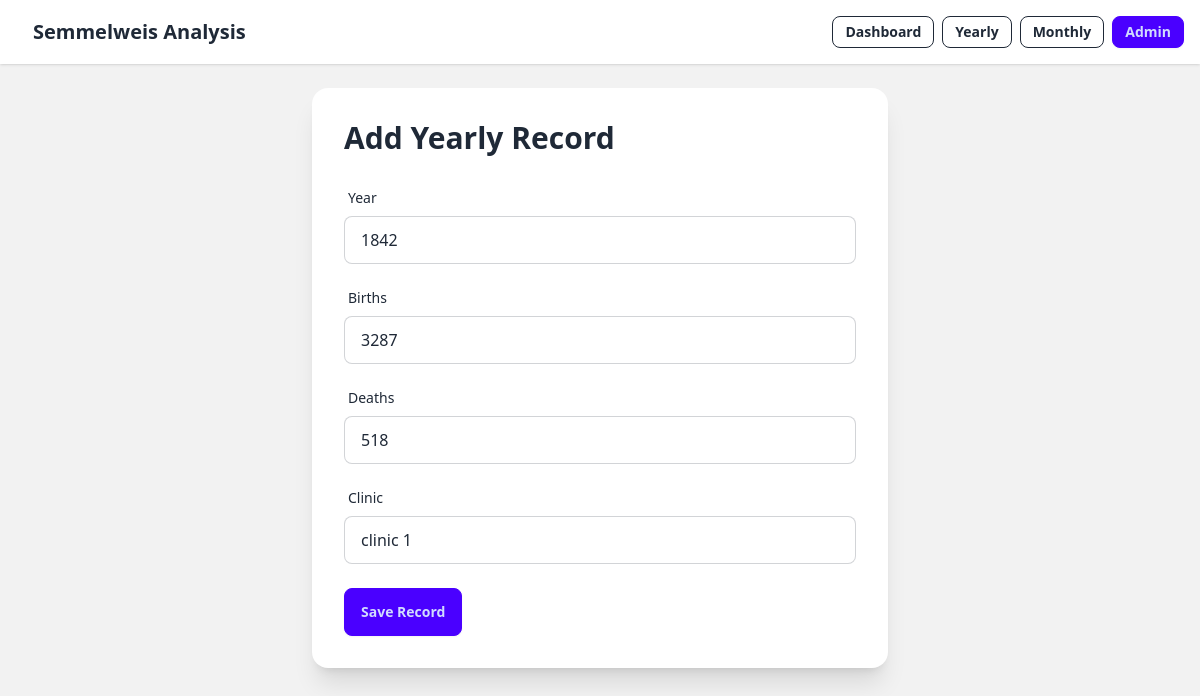
Screenshot of /yearly/4/edit/ with the database file from the repository.
### analysis/models.py (models this page shows, shortened)
class YearlyRecord(models.Model):
    year = models.IntegerField()
    births = models.IntegerField()
    deaths = models.IntegerField()
    clinic = models.CharField(max_length=20)
    class Meta:
        ordering = ["clinic", "year"]

### analysis/views.py (the view)
def yearly_update(request, pk):
    record = YearlyRecord.objects.get(pk=pk)
    if request.method == "POST":
        form = YearlyRecordForm(
            request.POST,
            instance=record
        )
        if form.is_valid():
            form.save()
            return redirect("analysis:yearly-list")
    else:
        form = YearlyRecordForm(
            instance=record
        )
    context = {
        "form": form
    }
    return render(
        request,
        "analysis/yearly_form.html",
        context
    )

### analysis/forms.py
class YearlyRecordForm(forms.ModelForm):
    class Meta:
        model = YearlyRecord
        fields = [
            "year",
            "births",
            "deaths",
            "clinic",
        ]
        widgets = {
            "year": forms.NumberInput(
                attrs={
                    "class": "input input-bordered w-full"
                }
            ),
            "births": forms.NumberInput(
                attrs={
                    "class": "input input-bordered w-full"
                }
            ),
            "deaths": forms.NumberInput(
                attrs={
                    "class": "input input-bordered w-full"
                }
            ),
            "clinic": forms.TextInput(
                attrs={
                    "class": "input input-bordered w-full"
                }
            ),
        }

### templates/analysis/yearly_form.html (shortened to what this page needs)
{% extends "base.html" %}
{% block content %}
<div class="max-w-xl mx-auto">
    <div class="card bg-base-100 shadow-xl">
        <div class="card-body">
            <h1 class="text-3xl font-bold mb-4">
                Add Yearly Record
            </h1>
            <form method="POST">
                <div class="space-y-4">
                    {% for field in form %}
                        <div>
                            <label class="label">
                                <span class="label-text">
                                    {{ field.label }}
                                </span>
                            </label>
                            {{ field }}
                        </div>
                    {% endfor %}
                </div>
                <div class="mt-6">
                    <button class="btn btn-primary">
                        Save Record
                    </button>
                </div>
            </form>
        </div>
    </div>
</div>
{% endblock %}

### rows the page displays
YearlyRecord: form "1842" "3287" "518" "clinic 1"

### other values shown
{{ field.label }} "Year" "Births" "Deaths" "Clinic"
